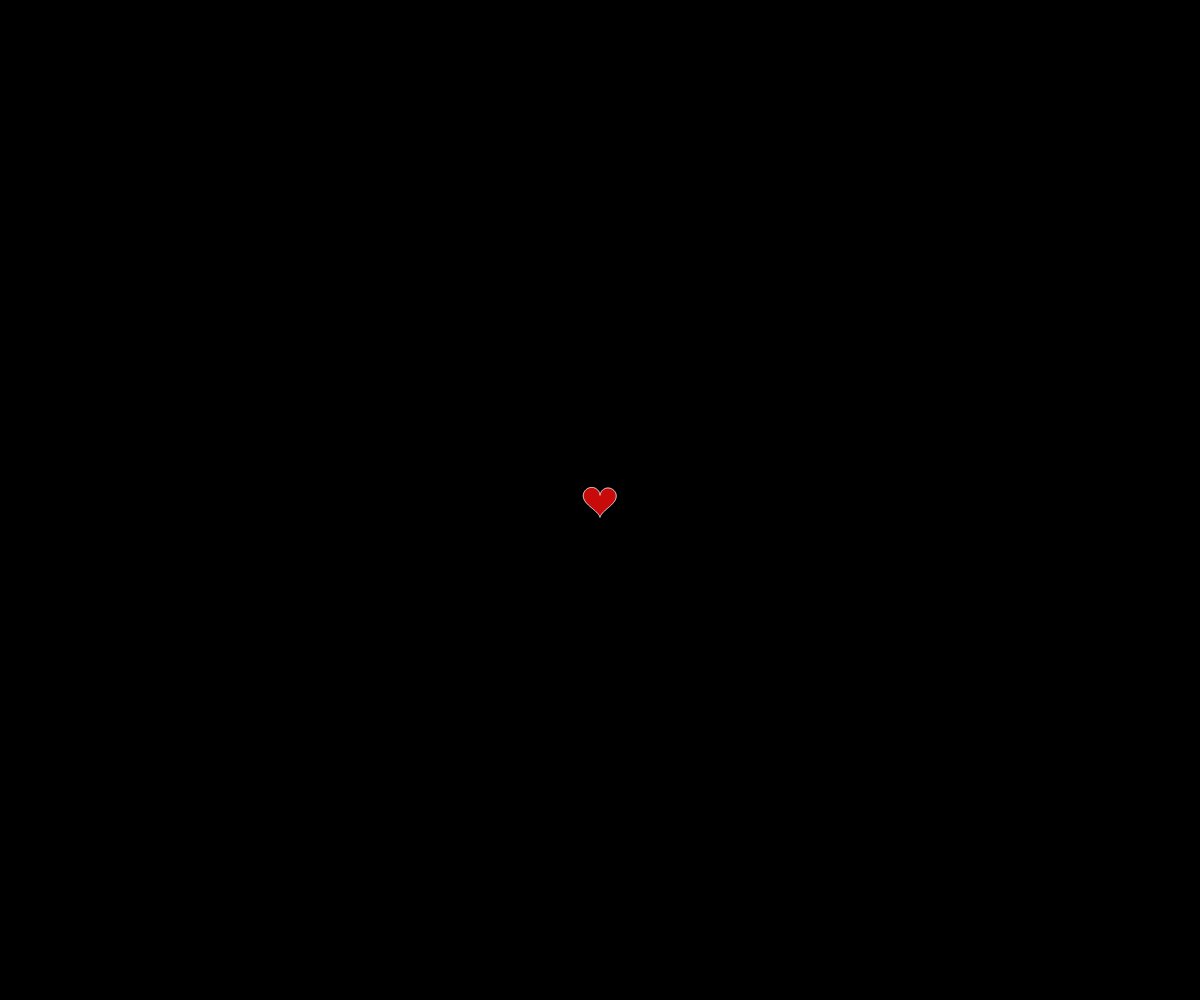
Frame 1 (no input)
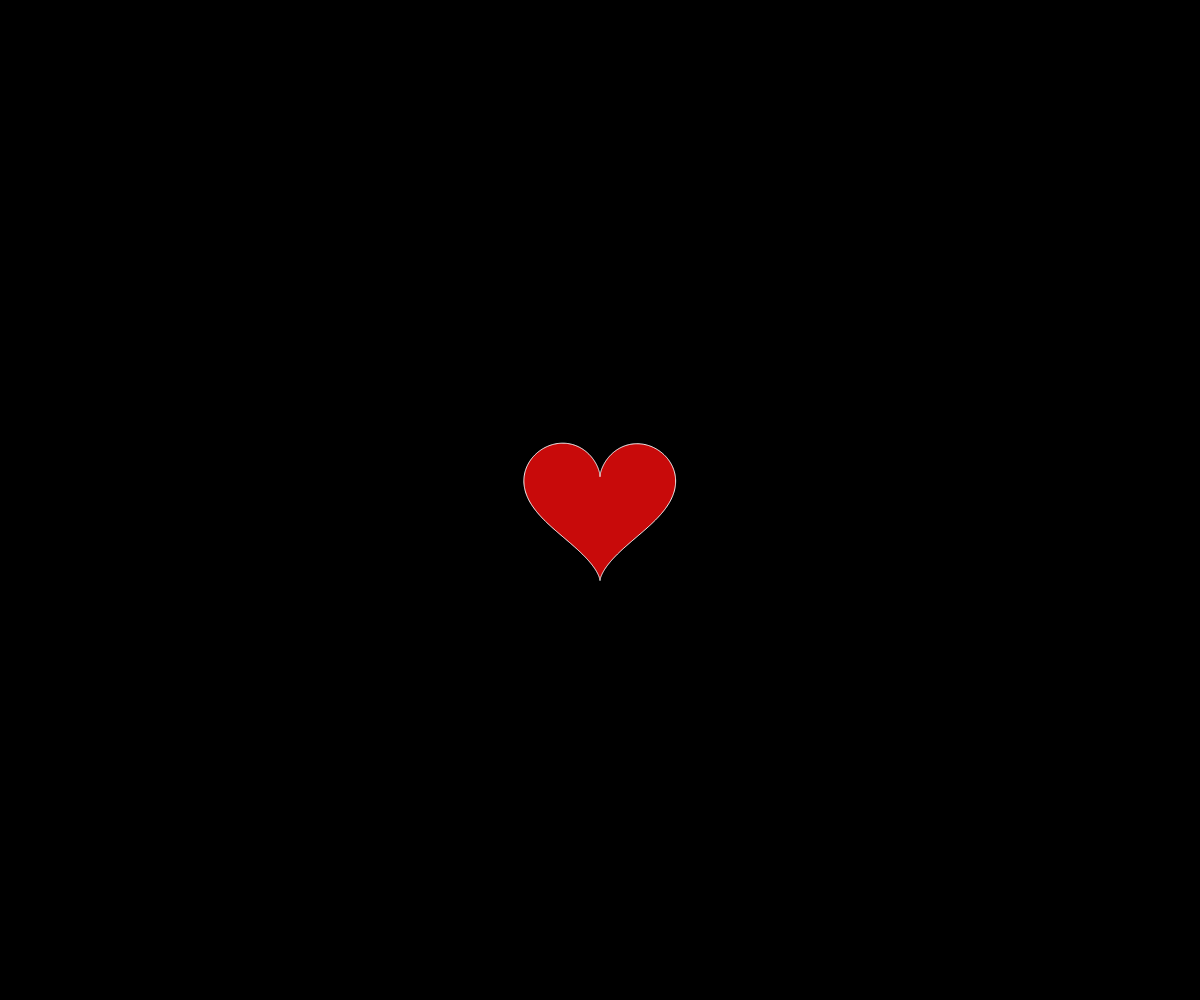
Frame 60 (no input)
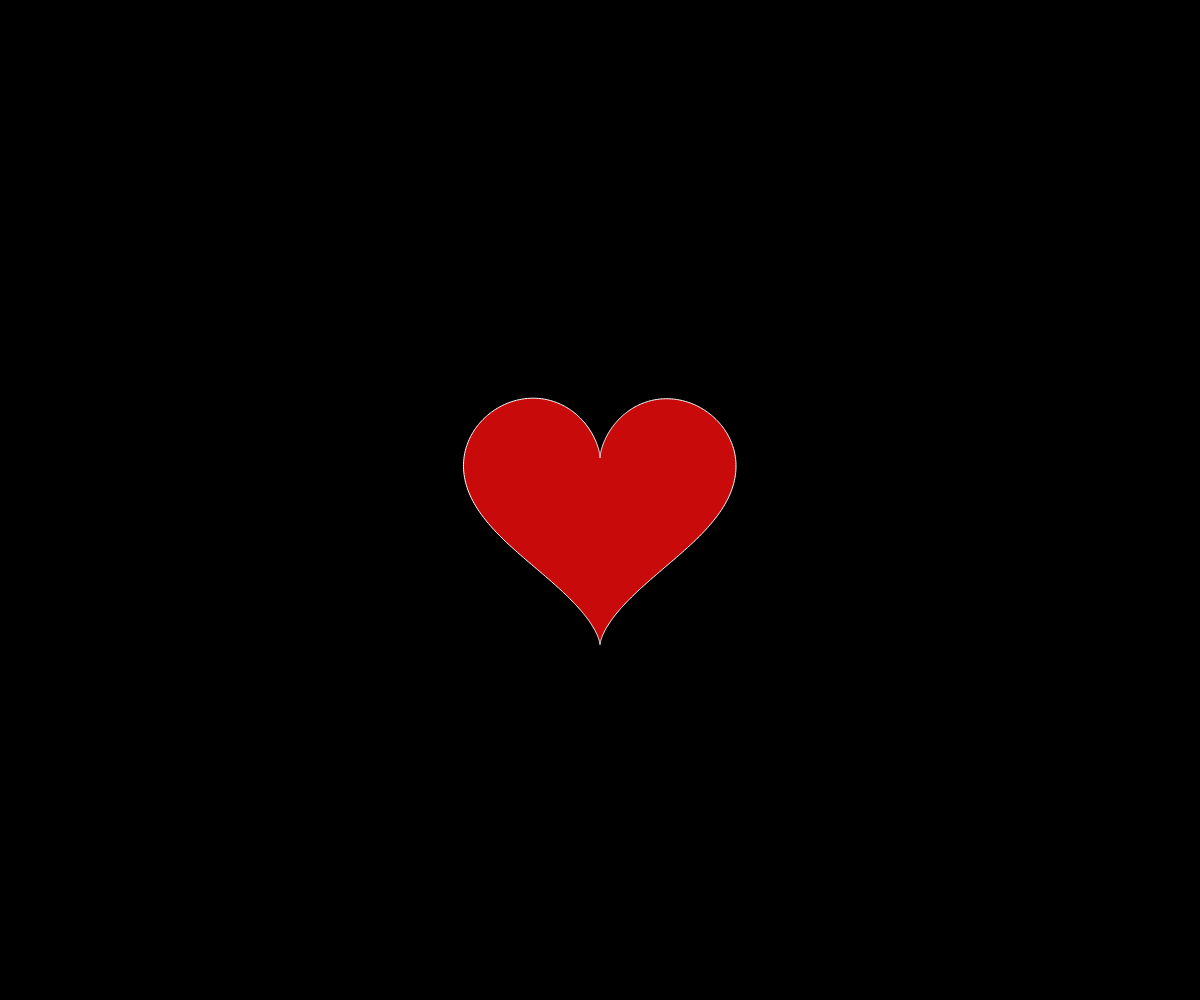
Frame 120 (the mouse pressed at the canvas centre since frame 60)

The p5.js sketch that drew these frames (run headless with seeded random() and noise() and a simulated clock; from frame 60 on, the mouse is pressed at the canvas centre):

// p5.js sketch
// ── sketch.js
let x = 0, y = 0;
r = 1;
d = true;


function setup() {
	createCanvas(windowWidth, windowHeight);
}

function draw() {
	background(0);
	translate(width / 2, height / 2);

	fill(200, 10, 10);
	stroke(255);

	beginShape();
	//r = 10;
	for (let t = 0; t < TWO_PI; t += 0.01) {
		//r = map(mouseX, 0, width, 0, 10);
		if(r <= 1){
			d = true;
		}
		else if(r >= 10){
			d = false;
		}
		
		if(d == true){
			r += 0.0001;
		}
		else{
			r -= 0.0001;
		}

		x = r * (16 * pow(sin(t), 3))
		y = -r * (13 * cos(t) - 5 * cos(2 * t) - 2 * cos(3 * t) - cos(4 * t))
		vertex(x, y);
	}
	endShape();
}

function windowResized() {
	resizeCanvas(windowWidth, windowHeight);
}
